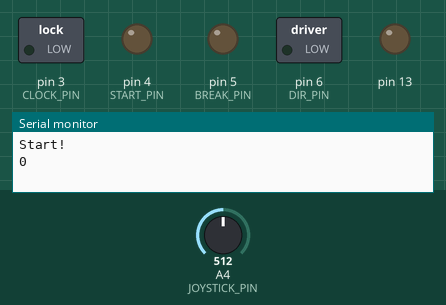
Bench run of a sketch on a simulated Arduino Uno, built with avr-gcc and run on an emulated ATmega328P. Parts: switched loads named in the sketch (green lamp = pin HIGH), output pins drawn as LEDs (lit = HIGH), the last lines printed to the serial monitor. Dashed ring = blinking. The inputs (shaded band) are chosen by the test bench; at power-on: A4 (JOYSTICK_PIN) = 512.

Above: at 1.2 s.
1.3 s: A4 (JOYSTICK_PIN) set to 598
2.8 s: A4 (JOYSTICK_PIN) set to 628
At 2.9 s:
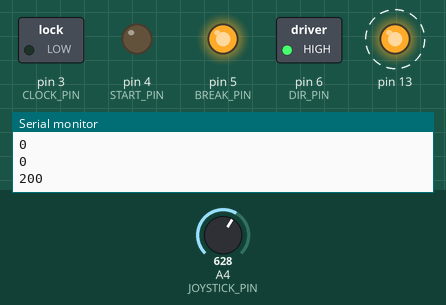
5.8 s: A4 (JOYSTICK_PIN) set to 306
At 6.7 s:
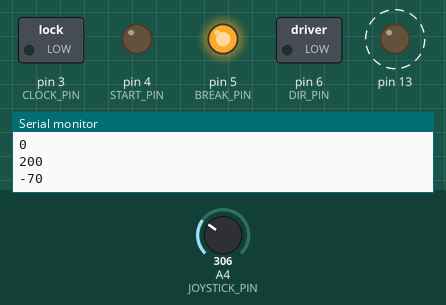
8.8 s: A4 (JOYSTICK_PIN) set to 122
At 9.24 s:
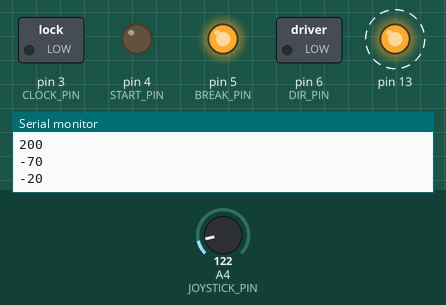
11.8 s: A4 (JOYSTICK_PIN) set to 1023
At 12.45 s:
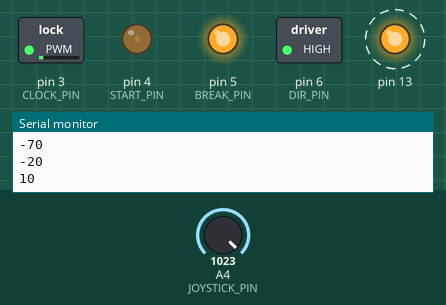
Timing chart, 0 to 15.8 s (numbered marks = the images above; inputs shaded):
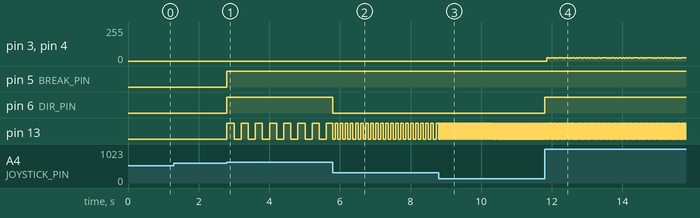

Measured:
- the behaviour switches between 613 and 614 on A4 (JOYSTICK_PIN) (found by bisection; images 0 and 1)
- after the input at 2.8 s, pin 5 (BREAK_PIN), pin 6 (DIR_PIN): LOW → HIGH at once; pin 13: alternates HIGH for 0.20 s and LOW for 0.20 s, starting at once
- after the input at 5.8 s, pin 6 (DIR_PIN): HIGH → LOW at once; pin 13: alternates HIGH for 0.07 s and LOW for 0.07 s, starting after 0.07 s
- after the input at 8.8 s, pin 13: alternates HIGH for 0.02 s and LOW for 0.02 s, starting at once
- after the input at 11.8 s, pin 6 (DIR_PIN): LOW → HIGH at once; pin 13: alternates HIGH for 0.01 s and LOW for 0.01 s, starting at once

The sketch:

nidec_motor.ino
```cpp
#define FAIL_PIN		(2)
#define CLOCK_PIN		(3) // 16Khz max HIGH
#define START_PIN		(4)
#define BREAK_PIN		(5)	// Active on LOW
#define DIR_PIN			(6)
#define GAIN_PIN		(7)

#define JOYSTICK_PIN	(A4)

#define DELAY			(1000)

const int16_t SPEEDS[] = {-10, -20, -30, -50, -70, -100, -200, 0, 0, 200, 100, 70, 50, 30, 20, 10};

void stop() {
	digitalWrite(START_PIN, LOW);
	digitalWrite(BREAK_PIN, LOW);
}

void start() {
	// stop();
	// digitalWrite(GAIN_PIN, LOW);
	digitalWrite(START_PIN, HIGH);
	// delay(1);
	digitalWrite(START_PIN, LOW);

	// delay(10);
	digitalWrite(BREAK_PIN, HIGH);
	// digitalWrite(GAIN_PIN, HIGH);
}

void step(int16_t steps, uint16_t speed) {
	digitalWrite(DIR_PIN, steps < 0);
	if (steps < 0) steps = -steps;

	if (!steps) {
		stop();
		return;
	}

	start();
	while (steps--) {
		digitalWrite(CLOCK_PIN, HIGH);
		delay(speed);
		digitalWrite(CLOCK_PIN, LOW);
		delay(speed);
	}
	stop();
}

void setup() {
	Serial.begin(115200);
	Serial.println("Start!");

	pinMode(CLOCK_PIN, OUTPUT);
	pinMode(START_PIN, OUTPUT);
	pinMode(BREAK_PIN, OUTPUT);
	pinMode(DIR_PIN, OUTPUT);
	pinMode(13, OUTPUT);

	pinMode(JOYSTICK_PIN, INPUT);

	// pinMode(GAIN_PIN, OUTPUT);
	digitalWrite(BREAK_PIN, HIGH);
	digitalWrite(START_PIN, LOW);
	// digitalWrite(GAIN_PIN, HIGH);
}

void loop() {
	uint32_t old_ms = 0;
	uint32_t cur_ms;
	int16_t cur_speed = 0;
	uint8_t old_speed_index = 0;
	uint8_t cur_speed_index = 0;
	bool old_clock = false;
	// start();
	while (true) {
		cur_ms = millis();
		cur_speed_index = map(analogRead(JOYSTICK_PIN), 0, 1023, 0, sizeof(SPEEDS) / sizeof(*SPEEDS) - 1);
		// Serial.println(cur_speed_index);
		if (old_speed_index != cur_speed_index) {
			old_speed_index = cur_speed_index;
			cur_speed = SPEEDS[cur_speed_index];
			digitalWrite(DIR_PIN, cur_speed > 0);
			Serial.println(cur_speed);
			cur_speed = abs(cur_speed);
			// if (cur_speed)	start();
			// else			stop();
			digitalWrite(BREAK_PIN, cur_speed != 0);
		}

		if (cur_speed) {
			if ((cur_ms - old_ms) > (uint32_t)cur_speed) {
				old_ms = cur_ms;
				old_clock = !old_clock;
				// start();
				digitalWrite(START_PIN, HIGH);
				digitalWrite(CLOCK_PIN, HIGH);
				delay(1);
				digitalWrite(START_PIN, LOW);
				digitalWrite(CLOCK_PIN, LOW);
				digitalWrite(13, old_clock);
			}
		}
		delay(1);
	}
}
```
